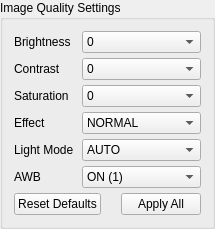
           <widget class="QGroupBox" name="camQualityGroupBox">
            <property name="sizePolicy">
             <sizepolicy hsizetype="Expanding" vsizetype="Maximum">
              <horstretch>0</horstretch><verstretch>0</verstretch>
             </sizepolicy>
            </property>
            <property name="title"><string>Image Quality Settings</string></property>
            <layout class="QGridLayout" name="camQualityGrid" columnstretch="0,1">
             <property name="horizontalSpacing"><number>8</number></property>
             <property name="verticalSpacing"><number>5</number></property>

             <item row="0" column="0"><widget class="QLabel" name="briLabel"><property name="text"><string>Brightness</string></property><property name="role" stdset="0"><string>key</string></property></widget></item>
             <item row="0" column="1">
              <widget class="QComboBox" name="briComboBox">
               <property name="currentIndex"><number>2</number></property><property name="toolTip"><string>BRI — sent immediately on change</string></property>
               <item><property name="text"><string>-2</string></property></item>
               <item><property name="text"><string>-1</string></property></item>
               <item><property name="text"><string>0</string></property></item>
               <item><property name="text"><string>+1</string></property></item>
               <item><property name="text"><string>+2</string></property></item>
              </widget>
             </item>

             <item row="1" column="0"><widget class="QLabel" name="conQLabel"><property name="text"><string>Contrast</string></property><property name="role" stdset="0"><string>key</string></property></widget></item>
             <item row="1" column="1">
              <widget class="QComboBox" name="conComboBox">
               <property name="currentIndex"><number>2</number></property><property name="toolTip"><string>CON — sent immediately on change</string></property>
               <item><property name="text"><string>-2</string></property></item>
               <item><property name="text"><string>-1</string></property></item>
               <item><property name="text"><string>0</string></property></item>
               <item><property name="text"><string>+1</string></property></item>
               <item><property name="text"><string>+2</string></property></item>
              </widget>
             </item>

             <item row="2" column="0"><widget class="QLabel" name="satLabel"><property name="text"><string>Saturation</string></property><property name="role" stdset="0"><string>key</string></property></widget></item>
             <item row="2" column="1">
              <widget class="QComboBox" name="satComboBox">
               <property name="currentIndex"><number>2</number></property><property name="toolTip"><string>SAT — sent immediately on change</string></property>
               <item><property name="text"><string>-2</string></property></item>
               <item><property name="text"><string>-1</string></property></item>
               <item><property name="text"><string>0</string></property></item>
               <item><property name="text"><string>+1</string></property></item>
               <item><property name="text"><string>+2</string></property></item>
              </widget>
             </item>

             <item row="3" column="0"><widget class="QLabel" name="effectLabel"><property name="text"><string>Effect</string></property><property name="role" stdset="0"><string>key</string></property></widget></item>
             <item row="3" column="1">
              <widget class="QComboBox" name="effectComboBox"><property name="toolTip"><string>EFFECT — sent immediately on change</string></property>
               <item><property name="text"><string>NORMAL</string></property></item>
               <item><property name="text"><string>BW</string></property></item>
               <item><property name="text"><string>NEGATIVE</string></property></item>
               <item><property name="text"><string>NEGATIVE_BW</string></property></item>
               <item><property name="text"><string>BLUISH</string></property></item>
               <item><property name="text"><string>GREENISH</string></property></item>
               <item><property name="text"><string>REDDISH</string></property></item>
               <item><property name="text"><string>ANTIQUE</string></property></item>
              </widget>
             </item>

             <item row="4" column="0"><widget class="QLabel" name="lightLabel"><property name="text"><string>Light Mode</string></property><property name="role" stdset="0"><string>key</string></property></widget></item>
             <item row="4" column="1">
              <widget class="QComboBox" name="lightComboBox"><property name="toolTip"><string>LIGHT — sent immediately on change</string></property>
               <item><property name="text"><string>AUTO</string></property></item>
               <item><property name="text"><string>SUNNY</string></property></item>
               <item><property name="text"><string>CLOUDY</string></property></item>
               <item><property name="text"><string>OFFICE</string></property></item>
               <item><property name="text"><string>HOME</string></property></item>
              </widget>
             </item>

             <item row="5" column="0"><widget class="QLabel" name="awbLabel"><property name="text"><string>AWB</string></property><property name="role" stdset="0"><string>key</string></property></widget></item>
             <item row="5" column="1">
              <widget class="QComboBox" name="awbComboBox"><property name="toolTip"><string>AWB — sent immediately on change</string></property>
               <item><property name="text"><string>ON (1)</string></property></item>
               <item><property name="text"><string>OFF (0)</string></property></item>
              </widget>
             </item>

             <item row="6" column="0" colspan="2">
              <layout class="QHBoxLayout">
               <item>
                <widget class="QPushButton" name="btnResetQuality">
                 <property name="text"><string>Reset Defaults</string></property>
                </widget>
               </item>
               <item><spacer><property name="orientation"><enum>Qt::Orientation::Horizontal</enum></property><property name="sizeHint" stdset="0"><size><width>20</width><height>0</height></size></property></spacer></item>
               <item>
                <widget class="QPushButton" name="btnApplyAllQuality">
                 <property name="text"><string>Apply All</string></property>
                 <property name="toolTip"><string>Re-send all quality settings to STM32</string></property>
                </widget>
               </item>
              </layout>
             </item>

            </layout>
           </widget>
